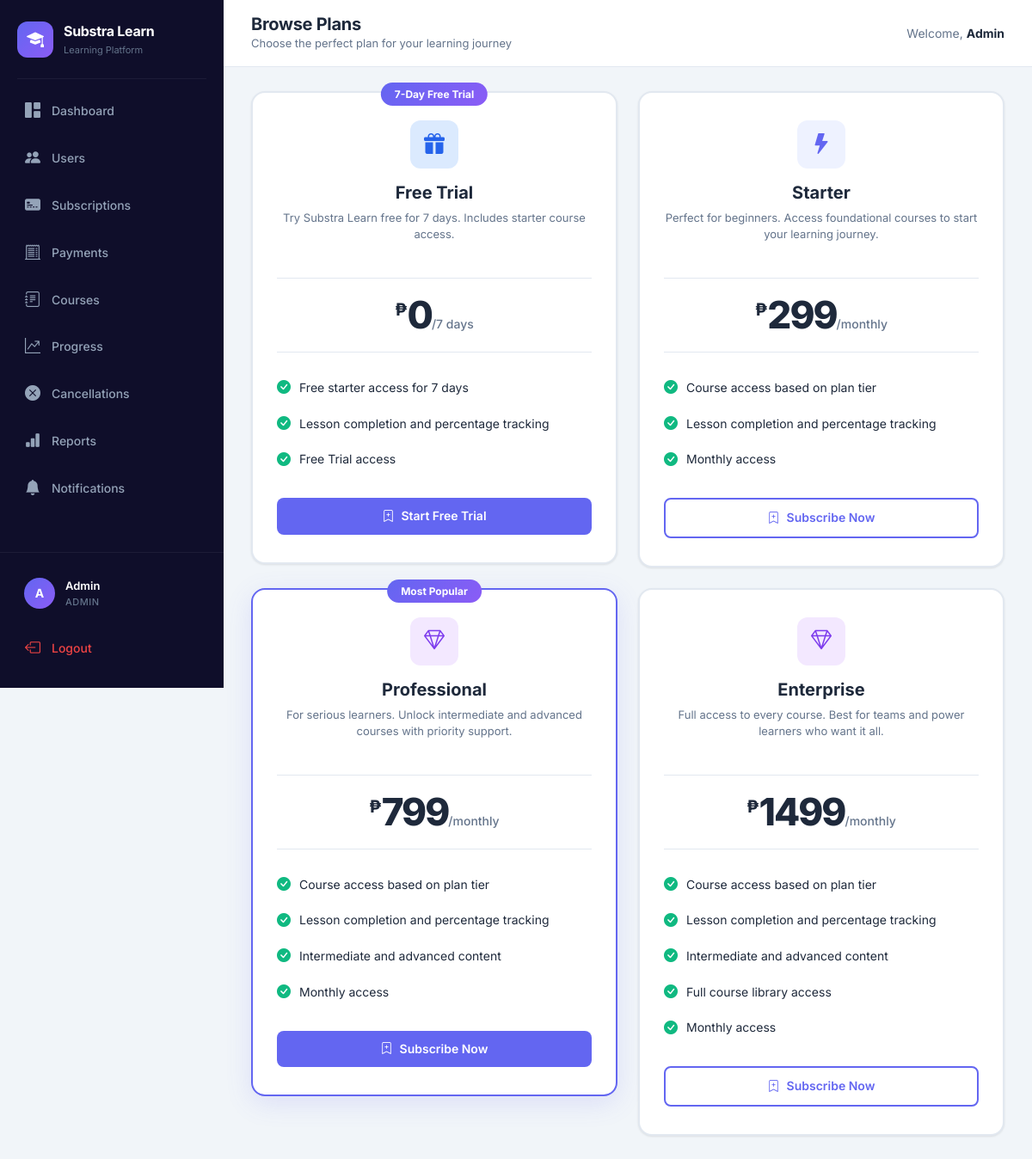
The app's page /plans (signed in) with its own data.
### tables this page shows
CREATE TABLE plans (
    id INTEGER PRIMARY KEY AUTOINCREMENT,
    name TEXT NOT NULL,
    description TEXT DEFAULT '',
    price REAL NOT NULL,
    billing_cycle TEXT NOT NULL,
    stripe_price_id TEXT DEFAULT '',
    status TEXT DEFAULT 'active',
    trial_days INTEGER DEFAULT 0,
    created_at TEXT DEFAULT (datetime('now'))
);

### app.py (the view)
@app.route("/plans")
@login_required
def plans():
    conn = get_db()
    all_plans = conn.execute("SELECT * FROM plans WHERE status='active' ORDER BY price, trial_days DESC").fetchall()
    active_sub = get_current_subscription(conn, session["user_id"])
    conn.close()
    return render_template("plans.html", plans=all_plans, active_plan_id=active_sub["plan_id"] if active_sub else None)

### app.py (called while the page is built)
def get_db():
    conn = sqlite3.connect(os.getenv("DATABASE_PATH", DB_PATH), timeout=10)
    conn.row_factory = sqlite3.Row
    conn.execute("PRAGMA journal_mode=WAL")
    conn.execute("PRAGMA busy_timeout=10000")
    conn.execute("PRAGMA foreign_keys=ON")
    return conn

@app.context_processor
def inject_helpers():
    def csrf_field():
        return Markup(f'<input type="hidden" name="csrf_token" value="{escape(get_csrf_token())}">')
    return {"csrf_token": get_csrf_token, "csrf_field": csrf_field}

@app.before_request
def protect_posts():
    if request.method != "POST" or request.endpoint == "stripe_webhook":
        return
    sent = request.form.get("csrf_token", "")
    expected = session.get("_csrf_token", "")
    if not expected or not hmac.compare_digest(sent, expected):
        abort(400, "Invalid CSRF token")

def login_required(func):
    @wraps(func)
    def wrapper(*args, **kwargs):
        if "user_id" not in session:
            return redirect("/login")
        return func(*args, **kwargs)
    return wrapper

@app.before_request
def refresh_badges():
    if "user_id" not in session:
        return
    try:
        conn = get_db()
        session["notification_count"] = conn.execute(
            "SELECT COUNT(*) FROM notifications WHERE user_id=? AND is_read=0", (session["user_id"],)
        ).fetchone()[0]
        if session.get("role") == "admin":
            session["pending_count"] = conn.execute("SELECT COUNT(*) FROM cancellation_requests WHERE status='pending'").fetchone()[0]
            session["failed_payment_count"] = conn.execute("SELECT COUNT(*) FROM payments WHERE status='failed'").fetchone()[0]
        conn.close()
    except Exception:
        pass

def get_current_subscription(conn, user_id):
    return conn.execute("""
        SELECT s.*, p.name as plan_name, p.price, p.billing_cycle, p.trial_days, CASE WHEN p.trial_days > 0 THEN 299 ELSE p.price END as access_price
        FROM subscriptions s
        JOIN plans p ON s.plan_id = p.id
        WHERE s.user_id = ? AND s.status IN ('active', 'canceling') AND s.end_date >= date('now')
        ORDER BY s.id DESC LIMIT 1
    """, (user_id,)).fetchone()

### templates/plans.html (shortened to what this page needs)
{% extends "base.html" %}
{% block page_title %}Browse Plans{% endblock %}
{% block page_subtitle %}Choose the perfect plan for your learning journey{% endblock %}
{% block content %}
<div class="plans-grid">
{% for plan in plans %}
<div class="plan-card {% if loop.index == 3 %}plan-featured{% endif %} {% if active_plan_id == plan['id'] %}plan-current{% endif %}">
  {% if plan['trial_days'] %}<div class="plan-badge">{{ plan['trial_days'] }}-Day Free Trial</div>{% elif loop.index == 3 %}<div class="plan-badge">Most Popular</div>{% endif %}
  <div class="plan-header"><div class="plan-icon plan-icon-{{ (loop.index if loop.index <= 3 else 3) }}"><i class="bi {% if plan['trial_days'] %}bi-gift-fill{% elif loop.index==1 %}bi-rocket{% elif loop.index==2 %}bi-lightning-fill{% else %}bi-gem{% endif %}"></i></div><h3 class="plan-name">{{ plan['name'] }}</h3><p class="plan-description">{{ plan['description'] }}</p></div>
  <div class="plan-pricing"><span class="plan-currency">₱</span><span class="plan-amount">{{ "%.0f"|format(plan['price']) }}</span><span class="plan-cycle">/{{ '7 days' if plan['trial_days'] else plan['billing_cycle']|lower }}</span></div>
  <div class="plan-features"><div class="plan-feature"><i class="bi bi-check-circle-fill"></i><span>{% if plan['trial_days'] %}Free starter access for {{ plan['trial_days'] }} days{% else %}Course access based on plan tier{% endif %}</span></div><div class="plan-feature"><i class="bi bi-check-circle-fill"></i><span>Lesson completion and percentage tracking</span></div>{% if plan['price'] >= 799 %}<div class="plan-feature"><i class="bi bi-check-circle-fill"></i><span>Intermediate and advanced content</span></div>{% endif %}{% if plan['price'] >= 1499 %}<div class="plan-feature"><i class="bi bi-check-circle-fill"></i><span>Full course library access</span></div>{% endif %}<div class="plan-feature"><i class="bi bi-check-circle-fill"></i><span>{{ plan['billing_cycle'] }} access</span></div></div>
  <div class="plan-action">{% if active_plan_id == plan['id'] %}<button class="btn-custom btn-secondary-custom w-100" disabled><i class="bi bi-check-lg"></i> Current Plan</button>{% else %}<a href="/subscribe/{{ plan['id'] }}" class="btn-custom {% if plan['trial_days'] or loop.index == 3 %}btn-primary-custom{% else %}btn-outline-primary{% endif %} w-100"><i class="bi bi-bookmark-plus"></i> {{ 'Start Free Trial' if plan['trial_days'] else 'Subscribe Now' }}</a>{% endif %}</div>
</div>
{% else %}<div class="content-card empty-state-card"><div class="empty-state"><h3>No active plans</h3><p>Please check back soon.</p></div></div>{% endfor %}
</div>
{% endblock %}

### static/style.css (style rules this page uses)
:root { --primary: #6366F1; --primary-dark: #4F46E5; --primary-light: #A5B4FC; --primary-bg: #EEF2FF; --secondary: #8B5CF6; --success: #10B981; --success-bg: #D1FAE5; --warning: #F59E0B; --warning-bg: #FEF3C7; --danger: #EF4444; --danger-bg: #FEE2E2; --info: #06B6D4; --info-bg: #CFFAFE; --dark: #0F172A; --sidebar-bg: #0F0E2A; --sidebar-hover: #1E1B4B; --sidebar-active: #6366F1; --bg: #F1F5F9; --card: #FFFFFF; --text: #1E293B; --text-muted: #64748B; --border: #E2E8F0; --radius: 12px; --radius-sm: 8px; --radius-lg: 16px; --shadow: 0 1px 3px rgba(0,0,0,0.06), 0 1px 2px rgba(0,0,0,0.04); --shadow-md: 0 4px 6px rgba(0,0,0,0.05), 0 2px 4px rgba(0,0,0,0.03); --shadow-lg: 0 10px 25px rgba(0,0,0,0.08), 0 4px 10px rgba(0,0,0,0.04); --transition: all 0.2s ease; --sidebar-width: 260px; }
* { margin: 0; padding: 0; box-sizing: border-box; }
body { font-family: 'Inter', -apple-system, BlinkMacSystemFont, 'Segoe UI', sans-serif; background: var(--bg); color: var(--text); line-height: 1.6; -webkit-font-smoothing: antialiased; }
.btn-custom { display: inline-flex; align-items: center; justify-content: center; gap: 8px; padding: 10px 20px; border-radius: var(--radius-sm); font-size: 14px; font-weight: 600; text-decoration: none; border: none; cursor: pointer; transition: var(--transition); white-space: nowrap; }
.btn-primary-custom { background: var(--primary); color: white; }
.btn-outline-primary { background: transparent; color: var(--primary); border: 2px solid var(--primary); }
.w-100 { width: 100%; }
.plans-grid { display: grid; grid-template-columns: repeat(auto-fit, minmax(300px, 1fr)); gap: 24px; align-items: start; }
.plan-card { background: var(--card); border-radius: var(--radius-lg); padding: 32px 28px; box-shadow: var(--shadow); border: 2px solid var(--border); transition: var(--transition); position: relative; display: flex; flex-direction: column; }
.plan-featured { border-color: var(--primary); box-shadow: 0 8px 30px rgba(99, 102, 241, 0.15); }
.plan-badge { position: absolute; top: -12px; left: 50%; transform: translateX(-50%); background: linear-gradient(135deg, var(--primary), var(--secondary)); color: white; font-size: 12px; font-weight: 700; padding: 4px 16px; border-radius: 20px; white-space: nowrap; }
.plan-header { text-align: center; margin-bottom: 24px; }
.plan-icon { width: 56px; height: 56px; border-radius: var(--radius); display: flex; align-items: center; justify-content: center; font-size: 24px; margin: 0 auto 16px; }
.plan-icon-1 { background: #DBEAFE; color: #2563EB; }
.plan-icon-2 { background: var(--primary-bg); color: var(--primary); }
.plan-icon-3 { background: #F3E8FF; color: #7C3AED; }
.plan-name { font-size: 20px; font-weight: 700; margin-bottom: 8px; }
.plan-description { color: var(--text-muted); font-size: 13px; line-height: 1.5; }
.plan-pricing { text-align: center; padding: 20px 0; margin-bottom: 20px; border-top: 1px solid var(--border); border-bottom: 1px solid var(--border); }
.plan-currency { font-size: 20px; font-weight: 700; color: var(--text); vertical-align: top; }
.plan-amount { font-size: 44px; font-weight: 800; color: var(--text); letter-spacing: -2px; line-height: 1; }
.plan-cycle { font-size: 14px; color: var(--text-muted); font-weight: 500; }
.plan-features { flex: 1; margin-bottom: 24px; }
.plan-feature { display: flex; align-items: center; gap: 10px; padding: 8px 0; font-size: 14px; color: var(--text); }
.plan-feature i { color: var(--success); font-size: 16px; flex-shrink: 0; }
.plan-action { margin-top: auto; }

### records on screen
plans: trial_days "7", name "Free Trial", description "Try Substra Learn free for 7 days. Includes starter course access.", price "0", trial_days "7 days", billing_cycle "Free Trial", trial_days "Start Free Trial"
plans: name "Starter", description "Perfect for beginners. Access foundational courses to start your learning journey.", price "299", trial_days+billing_cycle "monthly", shows "Course access based on plan tier", billing_cycle "Monthly", trial_days "Subscribe Now"
plans: shows "Most Popular", name "Professional", description "For serious learners. Unlock intermediate and advanced courses with priority support.", price "799", trial_days+billing_cycle "monthly", shows "Course access based on plan tier", shows "Intermediate and advanced content", billing_cycle "Monthly", trial_days "Subscribe Now"
plans: name "Enterprise", description "Full access to every course. Best for teams and power learners who want it all.", price "1499", trial_days+billing_cycle "monthly", shows "Course access based on plan tier", shows "Intermediate and advanced content", shows "Full course library access", billing_cycle "Monthly", trial_days "Subscribe Now"

### other values on screen
{{ session.get('user_name', 'U')[0]|upper }} "A"
{{ session.get('user_name') }} "Admin"
{{ session.get('role')|upper }} "ADMIN"
